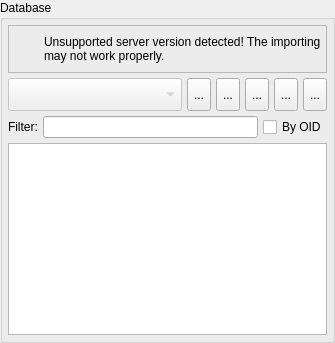
             <widget class="QGroupBox" name="database_gb">
              <property name="enabled">
               <bool>true</bool>
              </property>
              <property name="sizePolicy">
               <sizepolicy hsizetype="Expanding" vsizetype="Preferred">
                <horstretch>0</horstretch>
                <verstretch>0</verstretch>
               </sizepolicy>
              </property>
              <property name="focusPolicy">
               <enum>Qt::FocusPolicy::TabFocus</enum>
              </property>
              <property name="title">
               <string>Database</string>
              </property>
              <layout class="QVBoxLayout" name="verticalLayout_4">
               <property name="spacing">
                <number>5</number>
               </property>
               <property name="leftMargin">
                <number>5</number>
               </property>
               <property name="topMargin">
                <number>5</number>
               </property>
               <property name="rightMargin">
                <number>5</number>
               </property>
               <property name="bottomMargin">
                <number>5</number>
               </property>
               <item>
                <widget class="QFrame" name="pg_version_alert_frm">
                 <property name="sizePolicy">
                  <sizepolicy hsizetype="Preferred" vsizetype="Preferred">
                   <horstretch>0</horstretch>
                   <verstretch>0</verstretch>
                  </sizepolicy>
                 </property>
                 <property name="minimumSize">
                  <size>
                   <width>0</width>
                   <height>48</height>
                  </size>
                 </property>
                 <property name="frameShape">
                  <enum>QFrame::Shape::StyledPanel</enum>
                 </property>
                 <property name="frameShadow">
                  <enum>QFrame::Shadow::Raised</enum>
                 </property>
                 <layout class="QGridLayout" name="gridLayout_5">
                  <property name="leftMargin">
                   <number>5</number>
                  </property>
                  <property name="topMargin">
                   <number>5</number>
                  </property>
                  <property name="rightMargin">
                   <number>5</number>
                  </property>
                  <property name="bottomMargin">
                   <number>5</number>
                  </property>
                  <property name="spacing">
                   <number>5</number>
                  </property>
                  <item row="0" column="0">
                   <widget class="QLabel" name="icon_lbl">
                    <property name="minimumSize">
                     <size>
                      <width>25</width>
                      <height>25</height>
                     </size>
                    </property>
                    <property name="maximumSize">
                     <size>
                      <width>25</width>
                      <height>25</height>
                     </size>
                    </property>
                    <property name="text">
                     <string/>
                    </property>
                    <property name="textFormat">
                     <enum>Qt::TextFormat::AutoText</enum>
                    </property>
                    <property name="pixmap">
                     <pixmap resource="../../res/resources.qrc">:/icons/icons/alert.png</pixmap>
                    </property>
                    <property name="scaledContents">
                     <bool>true</bool>
                    </property>
                   </widget>
                  </item>
                  <item row="0" column="1">
                   <widget class="QLabel" name="inv_version_warn_lbl">
                    <property name="font">
                     <font>
                      <bold>false</bold>
                      <underline>false</underline>
                      <strikeout>false</strikeout>
                      <kerning>true</kerning>
                     </font>
                    </property>
                    <property name="text">
                     <string>Unsupported server version detected! The importing may not work properly.</string>
                    </property>
                    <property name="wordWrap">
                     <bool>true</bool>
                    </property>
                   </widget>
                  </item>
                 </layout>
                </widget>
               </item>
               <item>
                <layout class="QHBoxLayout" name="horizontalLayout_2">
                 <item>
                  <widget class="QComboBox" name="database_cmb">
                   <property name="enabled">
                    <bool>false</bool>
                   </property>
                   <property name="sizePolicy">
                    <sizepolicy hsizetype="Preferred" vsizetype="Preferred">
                     <horstretch>0</horstretch>
                     <verstretch>0</verstretch>
                    </sizepolicy>
                   </property>
                   <property name="insertPolicy">
                    <enum>QComboBox::InsertPolicy::InsertAlphabetically</enum>
                   </property>
                   <property name="sizeAdjustPolicy">
                    <enum>QComboBox::SizeAdjustPolicy::AdjustToMinimumContentsLengthWithIcon</enum>
                   </property>
                   <property name="iconSize">
                    <size>
                     <width>25</width>
                     <height>25</height>
                    </size>
                   </property>
                  </widget>
                 </item>
                 <item>
                  <widget class="QWidget" name="buttons_wgt" native="true">
                   <property name="enabled">
                    <bool>true</bool>
                   </property>
                   <property name="sizePolicy">
                    <sizepolicy hsizetype="Fixed" vsizetype="Preferred">
                     <horstretch>0</horstretch>
                     <verstretch>0</verstretch>
                    </sizepolicy>
                   </property>
                   <property name="minimumSize">
                    <size>
                     <width>0</width>
                     <height>0</height>
                    </size>
                   </property>
                   <layout class="QHBoxLayout" name="horizontalLayout_4">
                    <property name="spacing">
                     <number>5</number>
                    </property>
                    <property name="leftMargin">
                     <number>0</number>
                    </property>
                    <property name="topMargin">
                     <number>0</number>
                    </property>
                    <property name="rightMargin">
                     <number>0</number>
                    </property>
                    <property name="bottomMargin">
                     <number>0</number>
                    </property>
                    <item>
                     <widget class="QToolButton" name="select_all_tb">
                      <property name="enabled">
                       <bool>true</bool>
                      </property>
                      <property name="sizePolicy">
                       <sizepolicy hsizetype="Fixed" vsizetype="Preferred">
                        <horstretch>0</horstretch>
                        <verstretch>0</verstretch>
                       </sizepolicy>
                      </property>
                      <property name="minimumSize">
                       <size>
                        <width>0</width>
                        <height>0</height>
                       </size>
                      </property>
                      <property name="toolTip">
                       <string>Select all objects</string>
                      </property>
                      <property name="text">
                       <string>...</string>
                      </property>
                      <property name="icon">
                       <iconset resource="../../res/resources.qrc">
                        <normaloff>:/icons/icons/selectmove.png</normaloff>:/icons/icons/selectmove.png</iconset>
                      </property>
                      <property name="iconSize">
                       <size>
                        <width>25</width>
                        <height>25</height>
                       </size>
                      </property>
                      <property name="checkable">
                       <bool>false</bool>
                      </property>
                     </widget>
                    </item>
                    <item>
                     <widget class="QToolButton" name="clear_all_tb">
                      <property name="enabled">
                       <bool>true</bool>
                      </property>
                      <property name="sizePolicy">
                       <sizepolicy hsizetype="Fixed" vsizetype="Preferred">
                        <horstretch>0</horstretch>
                        <verstretch>0</verstretch>
                       </sizepolicy>
                      </property>
                      <property name="minimumSize">
                       <size>
                        <width>0</width>
                        <height>0</height>
                       </size>
                      </property>
                      <property name="toolTip">
                       <string>Clear object selection</string>
                      </property>
                      <property name="text">
                       <string>...</string>
                      </property>
                      <property name="icon">
                       <iconset resource="../../res/resources.qrc">
                        <normaloff>:/icons/icons/clearobjsel.png</normaloff>:/icons/icons/clearobjsel.png</iconset>
                      </property>
                      <property name="iconSize">
                       <size>
                        <width>25</width>
                        <height>25</height>
                       </size>
                      </property>
                      <property name="checkable">
                       <bool>false</bool>
                      </property>
                     </widget>
                    </item>
                    <item>
                     <widget class="QToolButton" name="expand_all_tb">
                      <property name="enabled">
                       <bool>true</bool>
                      </property>
                      <property name="sizePolicy">
                       <sizepolicy hsizetype="Fixed" vsizetype="Preferred">
                        <horstretch>0</horstretch>
                        <verstretch>0</verstretch>
                       </sizepolicy>
                      </property>
                      <property name="minimumSize">
                       <size>
                        <width>0</width>
                        <height>0</height>
                       </size>
                      </property>
                      <property name="toolTip">
                       <string>Expands all items</string>
                      </property>
                      <property name="text">
                       <string>...</string>
                      </property>
                      <property name="icon">
                       <iconset resource="../../res/resources.qrc">
                        <normaloff>:/icons/icons/expandtree.png</normaloff>:/icons/icons/expandtree.png</iconset>
                      </property>
                      <property name="iconSize">
                       <size>
                        <width>25</width>
                        <height>25</height>
                       </size>
                      </property>
                      <property name="checkable">
                       <bool>false</bool>
                      </property>
                     </widget>
                    </item>
                    <item>
                     <widget class="QToolButton" name="collapse_all_tb">
                      <property name="enabled">
                       <bool>true</bool>
                      </property>
                      <property name="sizePolicy">
                       <sizepolicy hsizetype="Fixed" vsizetype="Preferred">
                        <horstretch>0</horstretch>
                        <verstretch>0</verstretch>
                       </sizepolicy>
                      </property>
                      <property name="minimumSize">
                       <size>
                        <width>0</width>
                        <height>0</height>
                       </size>
                      </property>
                      <property name="toolTip">
                       <string>Collapses all items</string>
                      </property>
                      <property name="text">
                       <string>...</string>
                      </property>
                      <property name="icon">
                       <iconset resource="../../res/resources.qrc">
                        <normaloff>:/icons/icons/collapsetree.png</normaloff>:/icons/icons/collapsetree.png</iconset>
                      </property>
                      <property name="iconSize">
                       <size>
                        <width>25</width>
                        <height>25</height>
                       </size>
                      </property>
                      <property name="checkable">
                       <bool>false</bool>
                      </property>
                     </widget>
                    </item>
                    <item>
                     <widget class="QToolButton" name="tree_filter_tb">
                      <property name="enabled">
                       <bool>true</bool>
                      </property>
                      <property name="sizePolicy">
                       <sizepolicy hsizetype="Fixed" vsizetype="Preferred">
                        <horstretch>0</horstretch>
                        <verstretch>0</verstretch>
                       </sizepolicy>
                      </property>
                      <property name="minimumSize">
                       <size>
                        <width>0</width>
                        <height>0</height>
                       </size>
                      </property>
                      <property name="toolTip">
                       <string>Quick filters the tree items</string>
                      </property>
                      <property name="text">
                       <string>...</string>
                      </property>
                      <property name="icon">
                       <iconset resource="../../res/resources.qrc">
                        <normaloff>:/icons/icons/filter.png</normaloff>:/icons/icons/filter.png</iconset>
                      </property>
                      <property name="iconSize">
                       <size>
                        <width>25</width>
                        <height>25</height>
                       </size>
                      </property>
                      <property name="checkable">
                       <bool>true</bool>
                      </property>
                     </widget>
                    </item>
                   </layout>
                  </widget>
                 </item>
                </layout>
               </item>
               <item>
                <widget class="QWidget" name="tree_filter_wgt" native="true">
                 <property name="sizePolicy">
                  <sizepolicy hsizetype="Preferred" vsizetype="Fixed">
                   <horstretch>0</horstretch>
                   <verstretch>0</verstretch>
                  </sizepolicy>
                 </property>
                 <property name="minimumSize">
                  <size>
                   <width>0</width>
                   <height>0</height>
                  </size>
                 </property>
                 <layout class="QHBoxLayout" name="horizontalLayout_8">
                  <property name="spacing">
                   <number>5</number>
                  </property>
                  <property name="leftMargin">
                   <number>0</number>
                  </property>
                  <property name="topMargin">
                   <number>0</number>
                  </property>
                  <property name="rightMargin">
                   <number>0</number>
                  </property>
                  <property name="bottomMargin">
                   <number>0</number>
                  </property>
                  <item>
                   <widget class="QLabel" name="filter_lbl">
                    <property name="enabled">
                     <bool>true</bool>
                    </property>
                    <property name="sizePolicy">
                     <sizepolicy hsizetype="Fixed" vsizetype="Preferred">
                      <horstretch>0</horstretch>
                      <verstretch>0</verstretch>
                     </sizepolicy>
                    </property>
                    <property name="text">
                     <string>Filter:</string>
                    </property>
                   </widget>
                  </item>
                  <item>
                   <widget class="QLineEdit" name="filter_edt">
                    <property name="enabled">
                     <bool>true</bool>
                    </property>
                    <property name="clearButtonEnabled">
                     <bool>true</bool>
                    </property>
                   </widget>
                  </item>
                  <item>
                   <widget class="QCheckBox" name="by_oid_chk">
                    <property name="enabled">
                     <bool>true</bool>
                    </property>
                    <property name="toolTip">
                     <string>Filter object by it's OID</string>
                    </property>
                    <property name="text">
                     <string>By OID</string>
                    </property>
                   </widget>
                  </item>
                 </layout>
                </widget>
               </item>
               <item>
                <widget class="QStackedWidget" name="db_objects_stw">
                 <property name="enabled">
                  <bool>true</bool>
                 </property>
                 <property name="currentIndex">
                  <number>0</number>
                 </property>
                 <widget class="QWidget" name="page">
                  <layout class="QVBoxLayout" name="verticalLayout_2">
                   <property name="spacing">
                    <number>5</number>
                   </property>
                   <property name="leftMargin">
                    <number>0</number>
                   </property>
                   <property name="topMargin">
                    <number>0</number>
                   </property>
                   <property name="rightMargin">
                    <number>0</number>
                   </property>
                   <property name="bottomMargin">
                    <number>0</number>
                   </property>
                   <item>
                    <widget class="QWidget" name="objs_parent_wgt" native="true">
                     <property name="enabled">
                      <bool>true</bool>
                     </property>
                     <layout class="QGridLayout" name="gridLayout_6">
                      <property name="leftMargin">
                       <number>0</number>
                      </property>
                      <property name="topMargin">
                       <number>0</number>
                      </property>
                      <property name="rightMargin">
                       <number>0</number>
                      </property>
                      <property name="bottomMargin">
                       <number>0</number>
                      </property>
                      <property name="spacing">
                       <number>5</number>
                      </property>
                      <item row="0" column="0" colspan="2">
                       <widget class="QTreeWidget" name="db_objects_tw">
                        <property name="enabled">
                         <bool>true</bool>
                        </property>
                        <property name="minimumSize">
                         <size>
                          <width>300</width>
                          <height>0</height>
                         </size>
                        </property>
                        <property name="frameShadow">
                         <enum>QFrame::Shadow::Sunken</enum>
                        </property>
                        <property name="editTriggers">
                         <set>QAbstractItemView::EditTrigger::NoEditTriggers</set>
                        </property>
                        <property name="alternatingRowColors">
                         <bool>true</bool>
                        </property>
                        <property name="selectionMode">
                         <enum>QAbstractItemView::SelectionMode::NoSelection</enum>
                        </property>
                        <property name="selectionBehavior">
                         <enum>QAbstractItemView::SelectionBehavior::SelectRows</enum>
                        </property>
                        <property name="iconSize">
                         <size>
                          <width>25</width>
                          <height>25</height>
                         </size>
                        </property>
                        <property name="textElideMode">
                         <enum>Qt::TextElideMode::ElideRight</enum>
                        </property>
                        <property name="rootIsDecorated">
                         <bool>true</bool>
                        </property>
                        <property name="uniformRowHeights">
                         <bool>true</bool>
                        </property>
                        <property name="sortingEnabled">
                         <bool>false</bool>
                        </property>
                        <property name="animated">
                         <bool>true</bool>
                        </property>
                        <property name="headerHidden">
                         <bool>true</bool>
                        </property>
                        <property name="expandsOnDoubleClick">
                         <bool>true</bool>
                        </property>
                        <property name="columnCount">
                         <number>1</number>
                        </property>
                        <attribute name="headerVisible">
                         <bool>false</bool>
                        </attribute>
                        <attribute name="headerMinimumSectionSize">
                         <number>50</number>
                        </attribute>
                        <attribute name="headerShowSortIndicator" stdset="0">
                         <bool>false</bool>
                        </attribute>
                        <column>
                         <property name="text">
                          <string notr="true">1</string>
                         </property>
                        </column>
                       </widget>
                      </item>
                     </layout>
                    </widget>
                   </item>
                  </layout>
                 </widget>
                 <widget class="QWidget" name="page_2">
                  <layout class="QVBoxLayout" name="verticalLayout_3">
                   <property name="spacing">
                    <number>5</number>
                   </property>
                   <property name="leftMargin">
                    <number>0</number>
                   </property>
                   <property name="topMargin">
                    <number>0</number>
                   </property>
                   <property name="rightMargin">
                    <number>0</number>
                   </property>
                   <property name="bottomMargin">
                    <number>0</number>
                   </property>
                   <item>
                    <widget class="QTableView" name="filtered_objs_view">
                     <property name="enabled">
                      <bool>true</bool>
                     </property>
                     <property name="editTriggers">
                      <set>QAbstractItemView::EditTrigger::NoEditTriggers</set>
                     </property>
                     <property name="alternatingRowColors">
                      <bool>true</bool>
                     </property>
                     <property name="selectionMode">
                      <enum>QAbstractItemView::SelectionMode::NoSelection</enum>
                     </property>
                     <property name="selectionBehavior">
                      <enum>QAbstractItemView::SelectionBehavior::SelectRows</enum>
                     </property>
                     <property name="iconSize">
                      <size>
                       <width>22</width>
                       <height>22</height>
                      </size>
                     </property>
                     <property name="gridStyle">
                      <enum>Qt::PenStyle::SolidLine</enum>
                     </property>
                     <property name="sortingEnabled">
                      <bool>true</bool>
                     </property>
                     <attribute name="horizontalHeaderStretchLastSection">
                      <bool>true</bool>
                     </attribute>
                     <attribute name="verticalHeaderCascadingSectionResizes">
                      <bool>true</bool>
                     </attribute>
                     <attribute name="verticalHeaderStretchLastSection">
                      <bool>false</bool>
                     </attribute>
                    </widget>
                   </item>
                  </layout>
                 </widget>
                </widget>
               </item>
              </layout>
             </widget>
